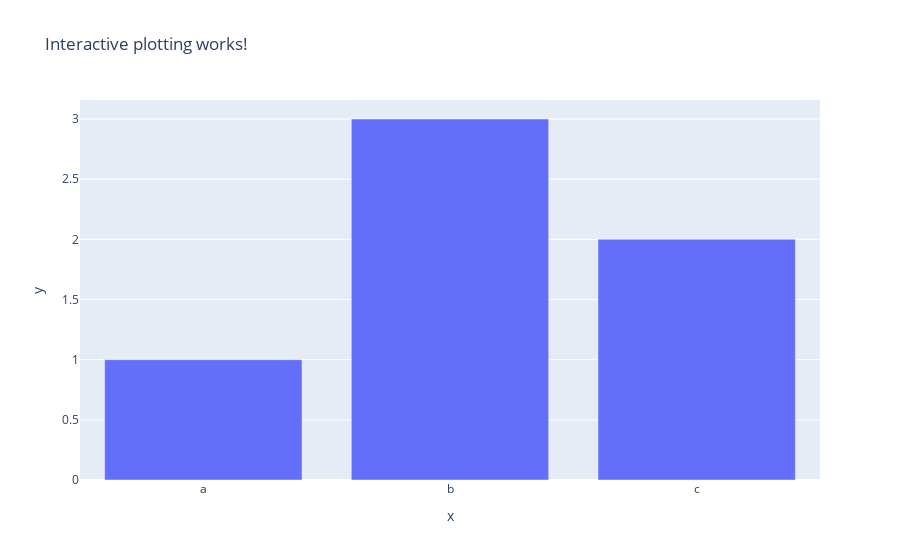

Source (notebook cell):
### Markdown cell above
# 2. Interactive plotting
Let us now verify that interactive plotting is working. After executing the cell below, you should be able to pass the cursor on top of the generated plot and see some information about it.

### Code cell
import plotly.express as px
fig = px.bar(x=["a", "b", "c"], y=[1, 3, 2], title="Interactive plotting works!")
fig.show()

### Figure 1 — Plotly figure (JSON) as saved in the notebook; plotly's stock layout.template omitted (floating-point values rounded to 4 significant figures)
{"data": [{"alignmentgroup": "True", "hovertemplate": "x=%{x}<br>y=%{y}<extra></extra>", "legendgroup": "", "marker": {"color": "#636efa", "pattern": {"shape": ""}}, "name": "", "offsetgroup": "", "orientation": "v", "showlegend": false, "textposition": "auto", "type": "bar", "x": ["a", "b", "c"], "xaxis": "x", "y": [1, 3, 2], "yaxis": "y"}], "layout": {"autosize": true, "barmode": "relative", "legend": {"tracegroupgap": 0}, "title": {"text": "Interactive plotting works!"}, "xaxis": {"anchor": "y", "autorange": true, "domain": [0, 1], "range": [-0.5, 2.5], "title": {"text": "x"}, "type": "category"}, "yaxis": {"anchor": "x", "autorange": true, "domain": [0, 1], "range": [0, 3.158], "title": {"text": "y"}, "type": "linear"}}}
